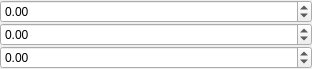
<?xml version="1.0" encoding="UTF-8"?>
<ui version="4.0">
 <class>Vec3PropertyWidget</class>
 <widget class="QWidget" name="Vec3PropertyWidget">
  <property name="geometry">
   <rect>
    <x>0</x>
    <y>0</y>
    <width>312</width>
    <height>60</height>
   </rect>
  </property>
  <property name="windowTitle">
   <string>Form</string>
  </property>
  <property name="locale">
   <locale language="English" country="UnitedStates"/>
  </property>
  <layout class="QVBoxLayout" name="verticalLayout">
   <property name="spacing">
    <number>0</number>
   </property>
   <property name="leftMargin">
    <number>0</number>
   </property>
   <property name="topMargin">
    <number>0</number>
   </property>
   <property name="rightMargin">
    <number>0</number>
   </property>
   <property name="bottomMargin">
    <number>0</number>
   </property>
   <item>
    <widget class="QDoubleSpinBox" name="zSpin">
     <property name="minimum">
      <double>-9999.000000000000000</double>
     </property>
     <property name="maximum">
      <double>9999.000000000000000</double>
     </property>
    </widget>
   </item>
   <item>
    <widget class="QDoubleSpinBox" name="ySpin">
     <property name="minimum">
      <double>-9999.000000000000000</double>
     </property>
     <property name="maximum">
      <double>9999.000000000000000</double>
     </property>
    </widget>
   </item>
   <item>
    <widget class="QDoubleSpinBox" name="xSpin">
     <property name="minimum">
      <double>-9999.000000000000000</double>
     </property>
     <property name="maximum">
      <double>9999.000000000000000</double>
     </property>
    </widget>
   </item>
  </layout>
 </widget>
 <resources/>
 <connections/>
</ui>
